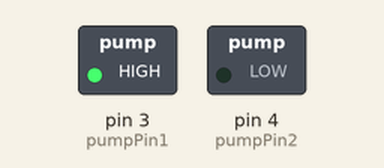
The sketch below on a simulated Arduino Uno, built with avr-gcc and run on an emulated ATmega328P. Parts: switched loads named in the sketch (green lamp = pin HIGH).

Above: at 1.0 s.
At 4.5 s:
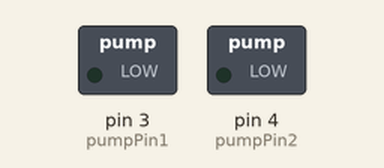
Timing chart, 0 to 9.1 s (numbered marks = the images above):
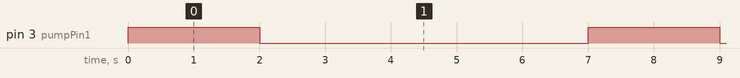

The sketch:

pump.ino
```cpp
#define pumpPin1 3
#define pumpPin2 4

void setup() {
    pinMode(pumpPin1, OUTPUT);
    pinMode(pumpPin2, OUTPUT);
}

void turnOnPump() {
    unsigned long pumpStartTime = millis();
    unsigned long currentTime = millis();
    // הפעלת המשאבה
    digitalWrite(pumpPin1, HIGH);
    digitalWrite(pumpPin2, LOW);
    while ((currentTime - pumpStartTime) < 2000) {
      currentTime = millis();
    }
    // כיבוי המשאבה
    digitalWrite(pumpPin1, LOW);
    // presentMessage("watered!");
}

void loop() {

    turnOnPump();
    delay(5000);

}
    // timesOfWatering+=1;
    // //בדיקה האם מתבצעם השקיה לא פרופורציונאלית
    // if(hours+1<timesOfWatering)
    // {
    //     tooMuchWatering();
    //     return;
    // }
    // unsigned long pumpStartTime = millis();
    // unsigned long currentTime = millis();
    // // הפעלת המשאבה
    // analogWrite(pumpPowerPin,100);
    // digitalWrite(pumpPin1, HIGH);
    // digitalWrite(pumpPin2, LOW);
    // //המתנה לכיבוי המשאבה
    // do {
    //     currentTime = millis();
    // } while (currentTime - pumpStartTime < 2500);
    // // כיבוי המשאבה
    // digitalWrite(pumpPin1, LOW);
    // presentMessage("watered!");
```

Measured:
- by itself, pin 3 (pumpPin1): alternates HIGH for 2.0 s and LOW for 5.0 s
